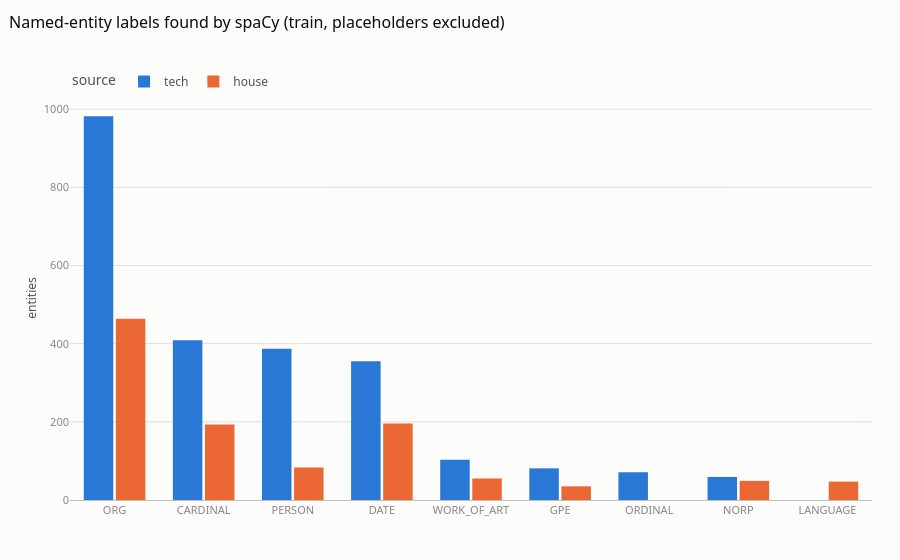

This figure's notebook cell:
### Code cell
ents = pd.DataFrame(ent_rows)
ent_counts = ents[~ents["text"].str.contains("<")].groupby(["source", "label"]).size().reset_index(name="entities")
ent_top = ent_counts.sort_values("entities", ascending=False).groupby("source").head(8)
fig = px.bar(ent_top, x="label", y="entities", color="source", barmode="group", category_orders={"source": ["tech", "house"]},
             title="Named-entity labels found by spaCy (train, placeholders excluded)")
fig.update_layout(xaxis_title="", yaxis_title="entities")
viz.save_fig(fig, "eda01_entities", "spaCy entity labels in SkillSpan sentences: ORG/GPE are mostly scrubbed to placeholders; DATE and CARDINAL ('3+ years') dominate what remains.")
fig

### Figure 1 — Plotly figure (JSON) as saved in the notebook; plotly's stock layout.template omitted (floating-point values rounded to 4 significant figures)
{"data": [{"alignmentgroup": "True", "hovertemplate": "source=tech<br>label=%{x}<br>entities=%{y}<extra></extra>", "legendgroup": "tech", "marker": {"color": "#2a78d6", "pattern": {"shape": ""}}, "name": "tech", "offsetgroup": "tech", "orientation": "v", "showlegend": true, "textposition": "auto", "type": "bar", "x": ["ORG", "CARDINAL", "PERSON", "DATE", "WORK_OF_ART", "GPE", "ORDINAL", "NORP"], "xaxis": "x", "y": [982, 409, 387, 355, 103, 81, 71, 59], "yaxis": "y"}, {"alignmentgroup": "True", "hovertemplate": "source=house<br>label=%{x}<br>entities=%{y}<extra></extra>", "legendgroup": "house", "marker": {"color": "#eb6834", "pattern": {"shape": ""}}, "name": "house", "offsetgroup": "house", "orientation": "v", "showlegend": true, "textposition": "auto", "type": "bar", "x": ["ORG", "DATE", "CARDINAL", "PERSON", "WORK_OF_ART", "NORP", "LANGUAGE", "GPE"], "xaxis": "x", "y": [464, 196, 193, 83, 55, 49, 47, 35], "yaxis": "y"}], "layout": {"autosize": true, "barmode": "group", "legend": {"title": {"text": "source"}, "tracegroupgap": 0}, "title": {"text": "Named-entity labels found by spaCy (train, placeholders excluded)"}, "xaxis": {"anchor": "y", "domain": [0.0, 1.0], "title": {"text": ""}}, "yaxis": {"anchor": "x", "domain": [0.0, 1.0], "title": {"text": "entities"}}}}
